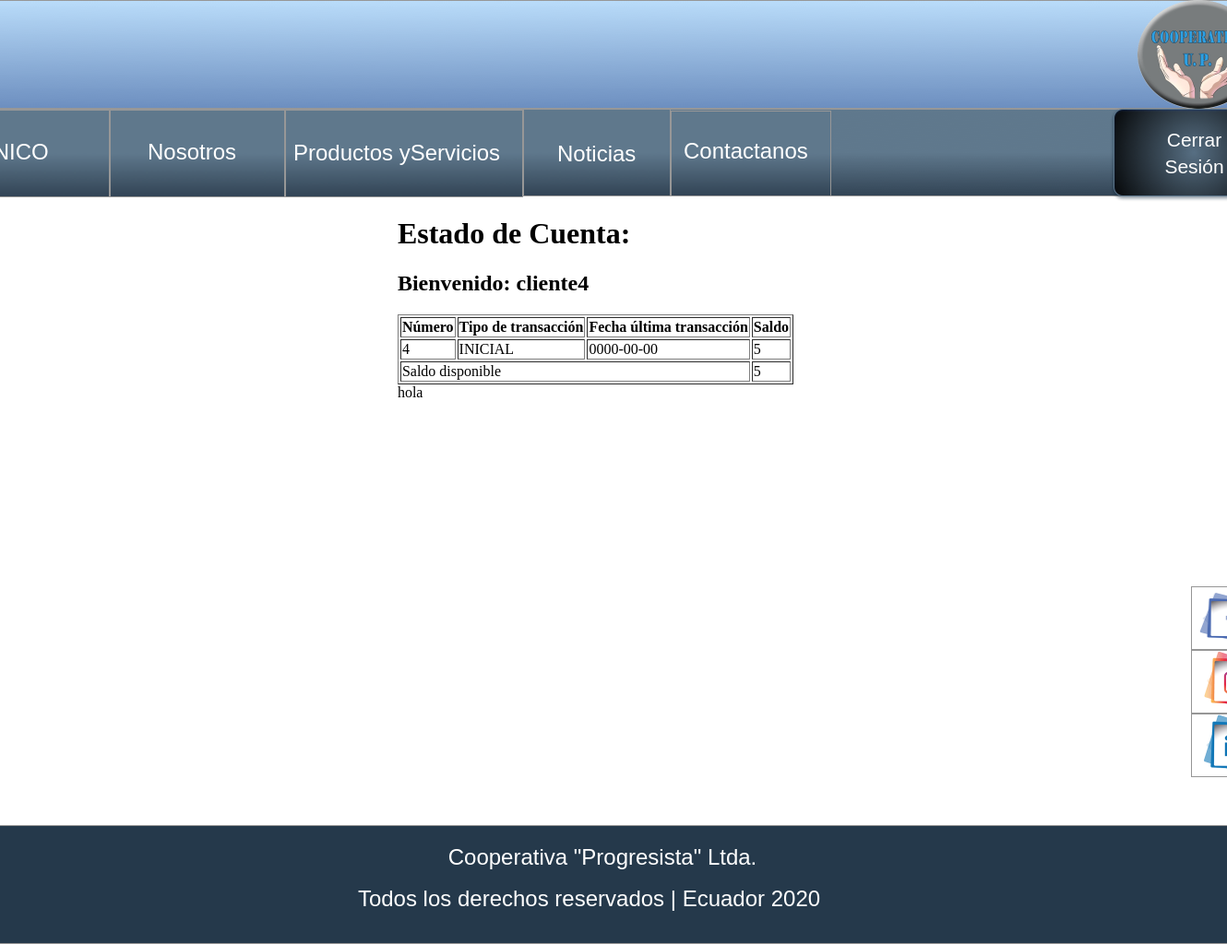
Screenshot of /Publica/coperativa/cajeroEstadoCuenta.php?usuario=cliente4 with the database file from the repository.
### tables this page shows
CREATE TABLE `estadocuentas` (
  `ect_id` int(11) NOT NULL,
  `ect_fecha` date NOT NULL,
  `ect_tipo_operacion` varchar(25) NOT NULL,
  `ect_saldo` float NOT NULL,
  `clientes_cli_cuenta_ahorros` int(11) NOT NULL
);

### sistemaCooperativa/conexiondb/conexiondb.php (called while the page is built, shortened)
<?php
class Conexion{
        private $conexion=null;
        private $host     =   'localhost';
        private $db       =   'cooperativadb';
        private $user     =   'root';
        private $password =   'WEcl0105801567';
     public function conectar()
    {
        $consql="mysql:host=".$this->host.";dbname=".$this->db.";charset=utf8";
        try{
            $this->conexion =   new PDO($consql,$this->user,$this->password);
            $this->conexion->setAttribute(PDO::ATTR_ERRMODE,PDO::ERRMODE_EXCEPTION);
        }catch(Exception $e){
            $this->conexion='Error de conexion';
            echo "ERROR: ".$e->getMessage();
        }catch(Exception $e){
            $this->conexion='Error de conexion';
        }finally{
            return $this->conexion;
        }
     }
}
?>

### sistemaCooperativa/controlador/usuarios/realizarEstadoCuenta.php (called while the page is built, shortened)
<?php
require_once '../../sistemaCooperativa/conexiondb/conexiondb.php';
class EstadoCuenta extends Conexion{
    public function listarEstadoCuenta($cliente){
        $sql = "select E.ect_id, E.ect_fecha, E.ect_tipo_operacion, E.ect_saldo  from estadocuentas  E , clientes C
        where C.usuarios_usu_usuario= '".$cliente."' AND E.clientes_cli_cuenta_ahorros=C.cli_cuenta_ahorros";
        $query=Conexion::conectar()->prepare($sql);
        $query->execute();
        return $query->fetchAll();
    }
}
?>

### Publica/coperativa/cajeroEstadoCuenta.php (the view, shortened to what this page needs)
<!DOCTYPE html>
<html>
    <head>
        <link href="./css/inicio.css" rel="stylesheet" type="text/css"/>
    </head>
    <body style="margin: 0;
 background: rgba(255, 255, 255, 1.0);">
        <div class="anima-container-center-horizontal">
            <div class="inicio anima-screen ">
                <div class="fondo-gHfdzk">
                    <div class="rectangle-xR2ake">
                    </div>
                </div>
                <div class="pie-de-pagina-dtfXso anima-flexbox-container">
                    <div class="cooperativa-progres-3E6yx3 font-class-1">
                        Cooperativa "Progresista" Ltda.
                    </div>
                    <div class="todos-los-derechos-r-88lQJw font-class-1">
                        Todos los derechos reservados | Ecuador 2020
                    </div>
                </div>
                <div class="cuerpo-W3vS2v anima-flexbox-container">
                    <div class="fondAdmi">
                        <div>
                            <h1>Estado de Cuenta: </h1>
                        </div>
                        <div>
                            <?php
                                $cliente = $_GET["usuario"];
                                echo"<h2>Bienvenido: $cliente</h2>";
                            ?>
                            <div class="contenedorTablas">
                            <table border="1">
                                <tr>
                                <th>Número </th>
                                <th>Tipo de transacción</th>
                                <th>Fecha última transacción</th>
                                <th>Saldo</th>
                                </tr>
                                <?php
                                require_once "../../sistemaCooperativa/controlador/usuarios/realizarEstadoCuenta.php";
                                $ect=new EstadoCuenta();
                                $saldo=0;
                                foreach($ect->listarEstadoCuenta($cliente) as $key =>$value){
                                    $saldo=$value['ect_saldo'];
                                ?>
                                <tr>
                                <td><?php  echo $row=$value['ect_id'] ?></td>
                                <td><?php  echo $row=$value['ect_tipo_operacion'] ?></td>
                                <td><?php  echo $row=$value['ect_fecha'] ?></td>
                                <td><?php  echo $row=$value['ect_saldo'] ?></td>
                                </tr>
                                <?php
                                    } ?>
                                <tr><td colspan="3">Saldo disponible</td>
                                <td><?php echo $saldo ?></td>
                                </tr>
                                </table>
                            </div>
                            <div>hola</div>
                        </div>
                    </div>
                </div>
                <div class="encabesado-jjxew7">
                    <img class="rectangle-rCREGI" src="./img/inicio-rectangle-5.png"/>
                    <a href="inicio.html">
                        <img class="rectangle-91Pcc3" src="./img/inicio-rectangle-7@2x.png"/>
                    </a>
                    <div class="inico-Q4q8Pi font-class-1">
                        INICO
                    </div>
                    <a href="nosotros.html">
                        <img class="rectangle-rfFNEM" src="./img/nosotros-rectangle-3@2x.png"/>
                    </a>
                    <div class="nosotros-ip8ni7 font-class-1">
                        Nosotros
                    </div>
                    <a href="contactenos.html">
                        <img class="rectangle-A7bZhs" src="./img/contactenos-rectangle-4@2x.png"/>
                    </a>
                    <div class="contactanos-FpFxEv font-class-1">
                        Contactanos
                    </div>
                    <a href="noticias.html">
                        <img class="rectangle-zP8AVO" src="./img/noticias-rectangle-5@2x.png"/>
                    </a>
                    <div class="noticias-TCxFzP font-class-1">
                        Noticias
                    </div>
                    <a href="productoyservicios.html">
                        <img class="rectangle-bGRHnJ" src="./img/contactenos-rectangle-6@2x.png"/>
                    </a>
                    <div class="productos-y-servicios-uRxy3W font-class-1">
                        Productos yServicios
                    </div>
                    <img class="whats-app-image-2020-05-14-at-8-07-51-pm-E33ASQ" src="./img/login-whatsapp-image-2020-05-14-at-80751-pm@2x.png"/>
                    <div class="boton-CkmsDY">
                        <a href="login.html">
                            <img class="rectangle-6CDbpr" src="./img/noticias-rectangle-7@2x.png"/>
                        </a>
                        <div class="coprerativa-virtual-mH4mCL font-class-3">
                            Cerrar <br />Sesión
                        </div>
                    </div>
                </div>
                <div class="iconos-2-Vlaxun anima-flexbox-container">
                    <div class="overlap-group6-nxjBjH">
                        <img class="iconos-3-v7TSqb" src="./img/inicio-iconos-3@2x.png"/>
                    </div>
                    <div class="overlap-group7-0KByYh">
                        <img class="iconos-4-DcyczL" src="./img/inicio-iconos-4@2x.png"/>
                    </div>
                    <div class="overlap-group5-ypHxwY">
                        <img class="iconos-xr2DH6" src="./img/inicio-iconos@2x.png"/>
                    </div>
                </div>
            </div>
        </div>
    </body>
</html>

### rows the page displays
estadocuentas: ect_id "4", ect_tipo_operacion "INICIAL", ect_fecha "0000-00-00", ect_saldo "5"

### other values shown
$cliente "cliente4"
